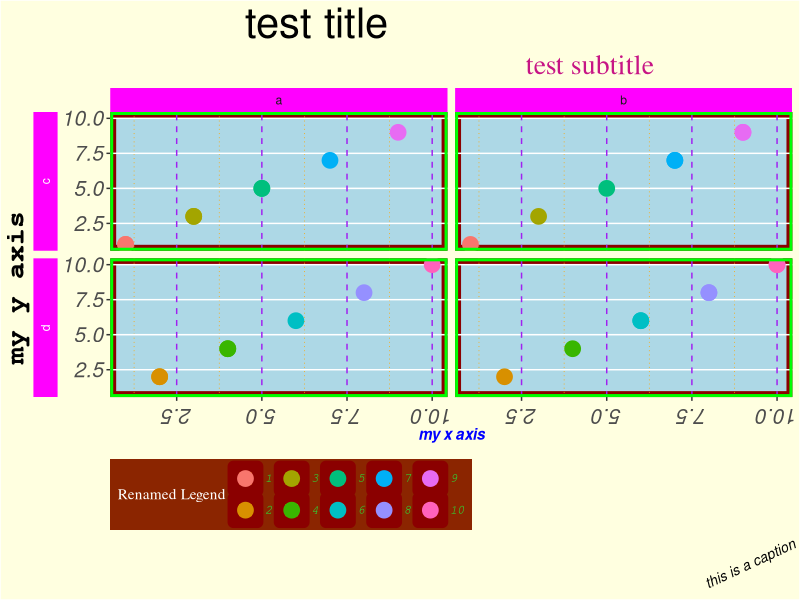

The R script that drew this image:
## ---- chunk 1
knitr::opts_chunk$set(echo = TRUE)
## ---- chunk 2
library(ggplot2)

# sample data for plot ----
points <- 
  data.frame(
    x = rep(1:10,3), 
    y = rep(1:10,3), 
    z = sort(rep(letters[1:2], 15)),
    w = rep(letters[3:4], 15)
    )

# ggplot using many theme options ----
ggplot(data = points, 
       mapping = aes(x = x, y = y, col = factor(x))) + 
  geom_point(size = 5) + 
  facet_grid(w ~ z, switch = "y") +
  theme(
    
    plot.background = element_rect(fill = "lightyellow"),
    plot.title = element_text(size = 30, hjust = 0.25),
    plot.subtitle = element_text(size = 20, hjust = 0.75, color = "mediumvioletred", family = "serif"),
    plot.caption = element_text(size = 10, face = "italic", angle = 25),
    
    panel.background = element_rect(fill = 'lightblue', colour = 'darkred', size = 4),
    panel.border = element_rect(fill = NA, color = "green", size = 2),
    panel.grid.major.x = element_line(color = "purple", linetype = 2),
    panel.grid.minor.x = element_line(color = "orange", linetype = 3),
    panel.grid.minor.y = element_blank(),
    
    axis.title.x = element_text(face = "bold.italic", color = "blue"),
    axis.title.y = element_text(family = "mono", face = "bold", size = 20, hjust = 0.25),
    axis.text = element_text(face = "italic", size = 15),
    axis.text.x.bottom = element_text(angle = 180), # note that axis.text options from above are inherited
    
    strip.background = element_rect(fill = "magenta"),
    strip.text.y = element_text(color = "white"),
    strip.placement = "outside",
    
    legend.background = element_rect(fill = "orangered4"), # generally will want to match w plot background
    legend.key = element_rect(fill = "orange"),
    legend.direction = "horizontal",
    legend.position = "bottom",
    legend.justification = "left",
    legend.title = element_text(family = "serif", color = "white"),
    legend.text = element_text(family = "mono", face = "italic", color = "limegreen")
    
  ) +
  labs(title = "test title",
       subtitle = "test subtitle",
       x = "my x axis",
       y = "my y axis",
       caption = "this is a caption",
       col = "Renamed Legend") 
